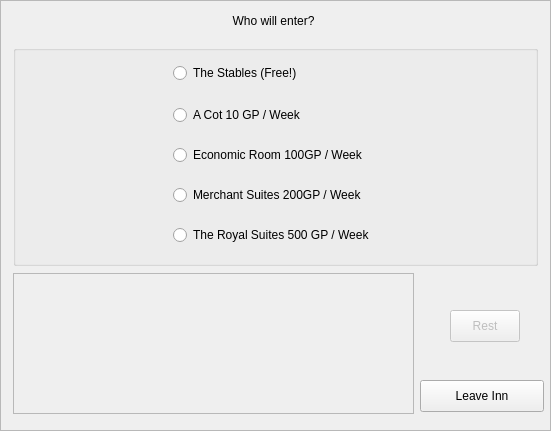
<?xml version="1.0" encoding="UTF-8"?>
<ui version="4.0">
 <class>innFrame</class>
 <widget class="QFrame" name="innFrame">
  <property name="geometry">
   <rect>
    <x>0</x>
    <y>0</y>
    <width>551</width>
    <height>431</height>
   </rect>
  </property>
  <property name="sizePolicy">
   <sizepolicy hsizetype="Expanding" vsizetype="Preferred">
    <horstretch>0</horstretch>
    <verstretch>0</verstretch>
   </sizepolicy>
  </property>
  <property name="windowTitle">
   <string>Frame</string>
  </property>
  <property name="frameShape">
   <enum>QFrame::StyledPanel</enum>
  </property>
  <property name="frameShadow">
   <enum>QFrame::Raised</enum>
  </property>
  <widget class="QPushButton" name="leaveInnButton">
   <property name="geometry">
    <rect>
     <x>420</x>
     <y>380</y>
     <width>124</width>
     <height>32</height>
    </rect>
   </property>
   <property name="sizePolicy">
    <sizepolicy hsizetype="Fixed" vsizetype="Fixed">
     <horstretch>0</horstretch>
     <verstretch>0</verstretch>
    </sizepolicy>
   </property>
   <property name="text">
    <string>Leave Inn</string>
   </property>
  </widget>
  <widget class="QGroupBox" name="rooms_groupBox">
   <property name="geometry">
    <rect>
     <x>13</x>
     <y>45</y>
     <width>525</width>
     <height>221</height>
    </rect>
   </property>
   <property name="sizePolicy">
    <sizepolicy hsizetype="Preferred" vsizetype="Minimum">
     <horstretch>0</horstretch>
     <verstretch>0</verstretch>
    </sizepolicy>
   </property>
   <property name="minimumSize">
    <size>
     <width>99</width>
     <height>0</height>
    </size>
   </property>
   <property name="layoutDirection">
    <enum>Qt::LeftToRight</enum>
   </property>
   <property name="title">
    <string/>
   </property>
   <property name="alignment">
    <set>Qt::AlignCenter</set>
   </property>
   <widget class="QRadioButton" name="stables_radioButton">
    <property name="geometry">
     <rect>
      <x>160</x>
      <y>18</y>
      <width>151</width>
      <height>20</height>
     </rect>
    </property>
    <property name="text">
     <string>The Stables (Free!)</string>
    </property>
   </widget>
   <widget class="QRadioButton" name="cot_radioButton">
    <property name="geometry">
     <rect>
      <x>160</x>
      <y>60</y>
      <width>151</width>
      <height>20</height>
     </rect>
    </property>
    <property name="text">
     <string>A Cot 10 GP / Week</string>
    </property>
   </widget>
   <widget class="QRadioButton" name="Eco_radioButton">
    <property name="geometry">
     <rect>
      <x>160</x>
      <y>100</y>
      <width>211</width>
      <height>20</height>
     </rect>
    </property>
    <property name="text">
     <string>Economic Room 100GP / Week</string>
    </property>
   </widget>
   <widget class="QRadioButton" name="merchant_radioButton">
    <property name="geometry">
     <rect>
      <x>160</x>
      <y>140</y>
      <width>221</width>
      <height>20</height>
     </rect>
    </property>
    <property name="text">
     <string>Merchant Suites 200GP / Week</string>
    </property>
   </widget>
   <widget class="QRadioButton" name="royal_radioButton">
    <property name="geometry">
     <rect>
      <x>160</x>
      <y>180</y>
      <width>231</width>
      <height>20</height>
     </rect>
    </property>
    <property name="text">
     <string>The Royal Suites 500 GP / Week</string>
    </property>
   </widget>
  </widget>
  <widget class="QScrollArea" name="event_scrollArea">
   <property name="geometry">
    <rect>
     <x>13</x>
     <y>273</y>
     <width>401</width>
     <height>141</height>
    </rect>
   </property>
   <property name="sizePolicy">
    <sizepolicy hsizetype="Minimum" vsizetype="Preferred">
     <horstretch>0</horstretch>
     <verstretch>0</verstretch>
    </sizepolicy>
   </property>
   <property name="widgetResizable">
    <bool>true</bool>
   </property>
   <widget class="QWidget" name="scrollAreaWidgetContents_5">
    <property name="geometry">
     <rect>
      <x>0</x>
      <y>0</y>
      <width>399</width>
      <height>139</height>
     </rect>
    </property>
   </widget>
  </widget>
  <widget class="QLabel" name="hello_label">
   <property name="geometry">
    <rect>
     <x>13</x>
     <y>13</y>
     <width>521</width>
     <height>16</height>
    </rect>
   </property>
   <property name="sizePolicy">
    <sizepolicy hsizetype="Preferred" vsizetype="Fixed">
     <horstretch>0</horstretch>
     <verstretch>0</verstretch>
    </sizepolicy>
   </property>
   <property name="text">
    <string>Who will enter?</string>
   </property>
   <property name="alignment">
    <set>Qt::AlignCenter</set>
   </property>
  </widget>
  <widget class="QPushButton" name="healButton">
   <property name="enabled">
    <bool>false</bool>
   </property>
   <property name="geometry">
    <rect>
     <x>450</x>
     <y>310</y>
     <width>70</width>
     <height>32</height>
    </rect>
   </property>
   <property name="sizePolicy">
    <sizepolicy hsizetype="Fixed" vsizetype="Fixed">
     <horstretch>0</horstretch>
     <verstretch>0</verstretch>
    </sizepolicy>
   </property>
   <property name="text">
    <string>Rest</string>
   </property>
  </widget>
  <zorder>leaveInnButton</zorder>
  <zorder>rooms_groupBox</zorder>
  <zorder>hello_label</zorder>
  <zorder>event_scrollArea</zorder>
  <zorder>healButton</zorder>
 </widget>
 <resources/>
 <connections/>
</ui>
